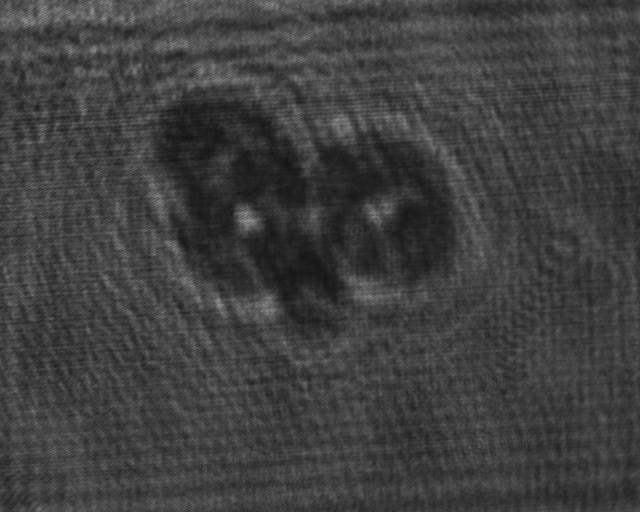
#> input picture 2025-06-24_18_15_47_158.bmp, 1280 x 1024 px, found by its file name (shown at 1/2 size)
$ python expAutoFocuswithFilteringSample_ab.py
#> lines starting #> are read from the running program, lines starting #| are printed output that depends on the picture
### compensatePhase.py
import numpy as np
from scipy.optimize import minimize
import matplotlib.pyplot as plt

# 定义 autoCompensation 函数
def auto_compensation(Pha):
    global M, N
    M, N = Pha.shape

    global WPHI, X, Y, Z1, Z2, Z3, Z4, Z5, Z6, Z7, Z8, Z9
    global dWPHI_dX, dWPHI_dY
    global dZ1_dX, dZ2_dX, dZ3_dX, dZ4_dX, dZ5_dX, dZ6_dX, dZ7_dX, dZ8_dX, dZ9_dX
    global dZ1_dY, dZ2_dY, dZ3_dY, dZ4_dY, dZ5_dY, dZ6_dY, dZ7_dY, dZ8_dY, dZ9_dY

    # 生成 x, y 网格坐标
    x = np.linspace(-N/2 + 1, N/2, N) / (N / 2)
    y = np.linspace(-M/2 + 1, M/2, M) / (M / 2)
    X, Y = np.meshgrid(x, y)

    # 计算 Z1 到 Z9
    Z1 = 2 * X
    Z2 = 2 * Y
    Z3 = np.sqrt(3) * (-1 + 2 * (X**2 + Y**2))

    Z4 = np.sqrt(6) * 2 * X * Y
    Z5 = np.sqrt(6) * (X**2 - Y**2)

    Z6 = np.sqrt(8) * (-2 * Y + 3 * Y * (X**2 + Y**2))
    Z7 = np.sqrt(8) * (-2 * X + 3 * X * (X**2 + Y**2))
    Z8 = np.sqrt(8) * Y * (3 * X**2 - Y**2)
    Z9 = np.sqrt(8) * X * (-3 * Y**2 + X**2)
    WPHI = Pha

    dWPHI_dX = np.gradient(WPHI, axis=1)
    dWPHI_dY = np.gradient(WPHI, axis=0)
    # 沿 X 方向的导数
    dZ1_dX = np.gradient(Z1, axis=1)
    dZ2_dX = np.gradient(Z2, axis=1)
    dZ3_dX = np.gradient(Z3, axis=1)
    dZ4_dX = np.gradient(Z4, axis=1)
    dZ5_dX = np.gradient(Z5, axis=1)
    dZ6_dX = np.gradient(Z6, axis=1)
    dZ7_dX = np.gradient(Z7, axis=1)
    dZ8_dX = np.gradient(Z8, axis=1)
    dZ9_dX = np.gradient(Z9, axis=1)

    # 沿 Y 方向的导数
    dZ1_dY = np.gradient(Z1, axis=0)
    dZ2_dY = np.gradient(Z2, axis=0)
    dZ3_dY = np.gradient(Z3, axis=0)
    dZ4_dY = np.gradient(Z4, axis=0)
    dZ5_dY = np.gradient(Z5, axis=0)
    dZ6_dY = np.gradient(Z6, axis=0)
    dZ7_dY = np.gradient(Z7, axis=0)
    dZ8_dY = np.gradient(Z8, axis=0)
    dZ9_dY = np.gradient(Z9, axis=0)

    sample_rate = 5
    dWPHI_dX = dWPHI_dX[::sample_rate, ::sample_rate]
    dWPHI_dY = dWPHI_dY[::sample_rate, ::sample_rate]
    dZ1_dX = dZ1_dX[::sample_rate, ::sample_rate]
    dZ2_dX = dZ2_dX[::sample_rate, ::sample_rate]
    dZ3_dX = dZ3_dX[::sample_rate, ::sample_rate]
    dZ4_dX = dZ4_dX[::sample_rate, ::sample_rate]
    dZ5_dX = dZ5_dX[::sample_rate, ::sample_rate]
    dZ6_dX = dZ6_dX[::sample_rate, ::sample_rate]
    dZ7_dX = dZ7_dX[::sample_rate, ::sample_rate]
    dZ8_dX = dZ8_dX[::sample_rate, ::sample_rate]
    dZ9_dX = dZ9_dX[::sample_rate, ::sample_rate]

    dZ1_dY = dZ1_dY[::sample_rate, ::sample_rate]
    dZ2_dY = dZ2_dY[::sample_rate, ::sample_rate]
    dZ3_dY = dZ3_dY[::sample_rate, ::sample_rate]
    dZ4_dY = dZ4_dY[::sample_rate, ::sample_rate]
    dZ5_dY = dZ5_dY[::sample_rate, ::sample_rate]
    dZ6_dY = dZ6_dY[::sample_rate, ::sample_rate]
    dZ7_dY = dZ7_dY[::sample_rate, ::sample_rate]
    dZ8_dY = dZ8_dY[::sample_rate, ::sample_rate]
    dZ9_dY = dZ9_dY[::sample_rate, ::sample_rate]


    # 定义初始参数
    a0 = np.zeros(9)

    # 使用 fminunc 函数进行优化
    result = minimize(VARSampling, a0)
    a = result.x

    # 计算补偿后的相位
    Phi = WPHI + a[0] * Z1 + a[1] * Z2 + a[2] * Z3 + a[3] * Z4 + a[4] * Z5 + a[5] * Z6 + a[6] * Z7 + a[7] * Z8 + a[8] * Z9
    PhiR = np.mod(Phi + np.pi, 2 * np.pi) - np.pi  # wrapToPi equivalent
    return PhiR

# 定义 VARSampling 函数
def VARSampling(a):
    global dWPHI_dX, dWPHI_dY
    global dZ1_dX, dZ2_dX, dZ3_dX, dZ4_dX, dZ5_dX, dZ6_dX, dZ7_dX, dZ8_dX, dZ9_dX
    global dZ1_dY, dZ2_dY, dZ3_dY, dZ4_dY, dZ5_dY, dZ6_dY, dZ7_dY, dZ8_dY, dZ9_dY

    Dx = dWPHI_dX + a[0] * dZ1_dX + a[1] * dZ2_dX + a[2] * dZ3_dX + a[3] * dZ4_dX + a[4] * dZ5_dX + a[5] * dZ6_dX + a[6] * dZ7_dX + a[7] * dZ8_dX + a[8] * dZ9_dX
    Dy = dWPHI_dY + a[0] * dZ1_dY + a[1] * dZ2_dY + a[2] * dZ3_dY + a[3] * dZ4_dY + a[4] * dZ5_dY + a[5] * dZ6_dY + a[6] * dZ7_dY + a[7] * dZ8_dY + a[8] * dZ9_dY

    Dx = np.mod(Dx + np.pi, 2 * np.pi) - np.pi  # wrapToPi equivalent
    Dy = np.mod(Dy + np.pi, 2 * np.pi) - np.pi  # wrapToPi equivalent

    var = np.sum(np.sqrt(Dx**2 + Dy**2))

    return var

### simAutoFocusWithHighPassFiltering4.py
"""
High Pass Filtering for the uniform criteria of autofocus
Written by Dong, Zhao
Oct 21, 2024 A.D.
-------------------------------------
Information Optics Lab
Hebei University of Engineering, Handan, Hebei Province 056038, P. R. China
handandong@163.com
"""

import numpy as np
import cv2
import matplotlib.pyplot as plt
import time
from scipy.optimize import minimize, minimize_scalar, dual_annealing
from subRoutine4Holo import least_squares

# 1. 读取图片并灰度化，赋予振幅（0-1）和相位（0-4pi）,同时图片边缘部分补齐0
# [51 lines left out: functions get_complex_amplitude, angular_spectrum_diffraction, anglular_spectrumm_diffraction_filter, not called in this run]

# 3. 角谱滤波，输出滤波后的Fourier谱，然后根据z值输出相应的滤波后的光场
def spectra_filtered(input_field,pixel_size,wavelength):
    """
    :param input_field:
    :param pixel_size:
    :param sigma: 滤波系数
    :param c: 压缩系数
    :return:
    """
    M, N = input_field.shape

    fx = np.fft.fftshift(np.fft.fftfreq(N, d=pixel_size))
    fy = np.fft.fftshift(np.fft.fftfreq(M, d=pixel_size))
    FX, FY = np.meshgrid(fx, fy)
    sigma = 0.000007
    Mask = 1 - np.exp(-(wavelength**2)*(FX ** 2 + FY ** 2) / 2 / (sigma))
    # Mask = 1
    U1 = np.fft.fftshift(np.fft.fft2(input_field))
    U2 = U1 * Mask
    return U2, FX, FY

# 4. 聚焦判据
def MD(Uc, region=None):
    if region:
        x_min, y_min, x_max,  y_max = region
        Uc = Uc[y_min:y_max, x_min:x_max]
    # 计算复数模的平方并求和
    Md = np.sum(np.abs(Uc))
    return Md


# 5.反向 Fresnel 衍射的函数，计算在某个 z 值下的滤波后的聚焦判据值
def Md_reverse_fresnel_diffraction(z, input_spectra,FX, FY, wavelength, region=None):
    # 计算衍射场 U(z)
    H = np.exp(1j * 2* np.pi * z * np.sqrt(1 - (wavelength ** 2) * (FX ** 2 + FY ** 2))/wavelength)
    diffraction_field = np.fft.ifft2(np.fft.ifftshift(input_spectra * H))
    # 使用聚焦判据函数 MD 来计算聚焦质量
    Md_value = MD(diffraction_field, region)
    return Md_value


# 6. 拟牛顿法优化 z
# [19 lines left out: functions optimize_focus, find_optimal_z, not called in this run]


# 7. z 值扫描
def scan_focus(input_spectra,FX, FY,wavelength, z_min, z_max, z_step,region=None):
    z_values = np.arange(z_min, z_max + z_step, z_step)  # z 的取值范围
    Md_values = []
    for z in z_values:
        Md_value = Md_reverse_fresnel_diffraction(z, input_spectra,FX, FY, wavelength, region)
        Md_values.append(Md_value)
    return z_values, Md_values


#8 压缩图像
# [50 lines left out: function compress_complex_amplitude, not called in this run]

# 主程序
# [121 lines that do not run on import are left out]

### expAutoFocuswithFilteringSample_ab.py
"""
The codes for the sample used in the paper
Jan 17 2025 A.D.
Dong, Zhao
Hebei University of Engineering
"""
import cv2
import numpy as np
import matplotlib

# from expAutoFocuswithFilteringPanelPhase import region_compressed

matplotlib.use('TkAgg')
import matplotlib.pyplot as plt
import subRoutine4Holo as srh
import simAutoFocusWithHighPassFiltering4 as aff
import time
import compensatePhase


image_path = 'F:/studying/Data/250624/2025-06-24_18_15_47_158.bmp' # Phase


IU = cv2.imread(image_path, cv2.IMREAD_GRAYSCALE)
#> IU is the input picture: shape (1024, 1280); min 15, max 187, mean 63.4
IU = cv2.flip(IU,1)
IU = IU.astype(np.float64)  # 转换为浮点型
plt.figure()
plt.imshow(IU, cmap='gray')
plt.title('IU')
plt.axis('off')
plt.show(block=True)


start_X = 130
# [4 lines of commented-out code are left out]
IU = IU[:, start_X:start_X+1024]
#> IU: shape (1024, 1024) float64

plt.figure()
plt.imshow(IU, cmap='gray')
plt.title('IU')
plt.axis('off')
plt.show(block=True)

# recover_Img = srh.auto_recover_holo(IU)
#手动选取滤波区域
FI = np.fft.fftshift(np.fft.fft2(IU))
plt.figure()
plt.imshow(np.log(1 + np.abs(FI)), cmap='gray')
plt.title('Fourier Transform')
plt.axis('off')
plt.show()

W, H = np.shape(FI)
#> W = 1024; H = 1024
# Create a blank matrix to store the filtered Fourier image
FISlt = np.zeros((W, H), dtype=complex)

# Frequency coordinates and window size (adjust based on your needs)
# Frequency coordinates and window size (adjust based on your needs)
fxc, fyc = 108, 314
dfx = abs(fxc - 168)
dfy = dfx
# fxc, fyc = 155, 230
# dfx = abs(fxc - 220)
# dfy = abs(fyc - 305)
Wm = W // 2 + 1
#> Wm = 513
Hm = H // 2 + 1
#> Hm = 513


# Apply a filter in the frequency domain (select the region around the center)
FISlt[Hm-dfy:Hm+dfy, Wm-dfx:Wm+dfx] = FI[fyc-dfy:fyc+dfy, fxc-dfx:fxc+dfx]

# Optional: Visualize the filtered Fourier image
plt.figure()
plt.imshow(np.log(1 + np.abs(FISlt)), cmap='gray')
plt.colorbar()
plt.title("Filtered Fourier Transform")
plt.show()

recover_Img = np.fft.ifft2(np.fft.ifftshift(FISlt))
region_xs=1
region_ys=3
region_xe=1
region_ye=3

plt.figure()
plt.imshow(np.abs(recover_Img), cmap='gray')
plt.title('IU')
plt.axis('off')
plt.show(block=True)

angleUc = compensatePhase.auto_compensation(np.angle(recover_Img))
#> in auto_compensation, `dWPHI_dX = np.gradient(WPHI, axis=1)`:
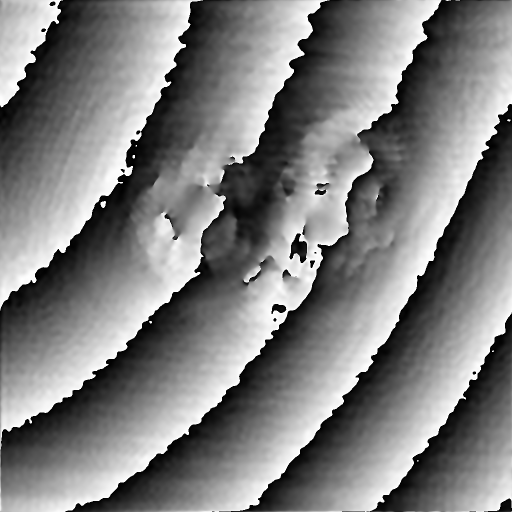
#> WPHI: shape (1024, 1024) float64 (shown at 1/2 size); min -3.14, max 3.14, mean -0.017; drawn with min black and max white
#> in auto_compensation, `dZ1_dX = np.gradient(Z1, axis=1)`:
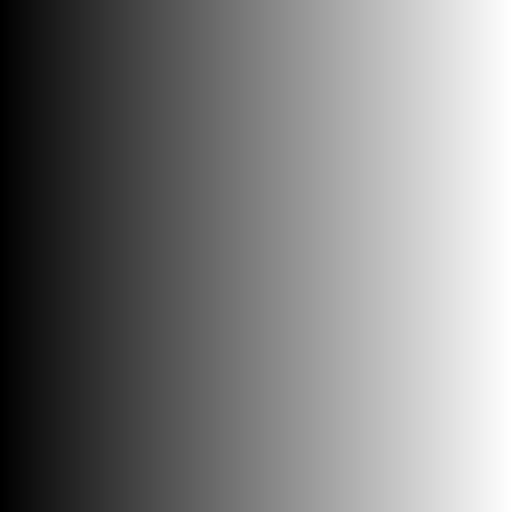
#> Z1: shape (1024, 1024) float64 (shown at 1/2 size); min -2, max 2, mean 0.00195; drawn with min black and max white
#> in auto_compensation, `dZ2_dX = np.gradient(Z2, axis=1)`:
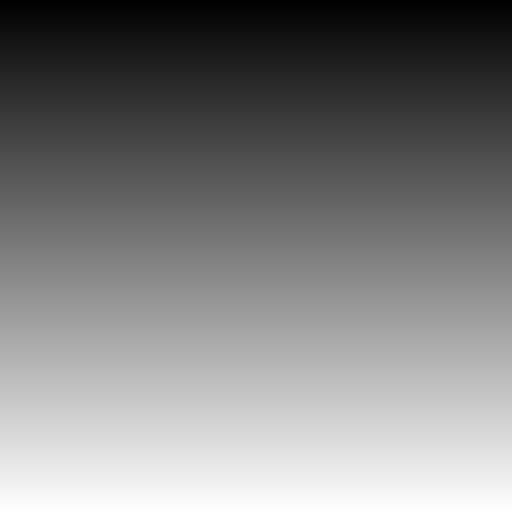
#> Z2: shape (1024, 1024) float64 (shown at 1/2 size); min -2, max 2, mean 0.00195; drawn with min black and max white
#> in auto_compensation, `dZ3_dX = np.gradient(Z3, axis=1)`:
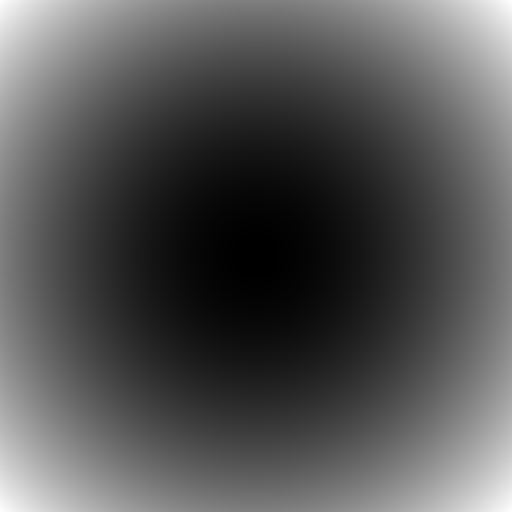
#> Z3: shape (1024, 1024) float64 (shown at 1/2 size); min -1.73, max 5.2, mean 0.577; drawn with min black and max white
#> in auto_compensation, `dZ5_dX = np.gradient(Z5, axis=1)`:
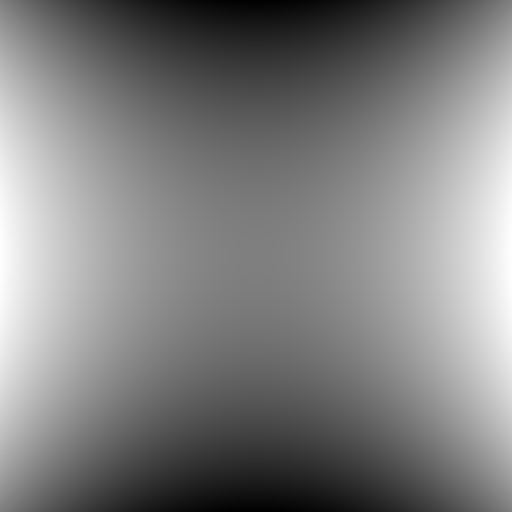
#> Z5: shape (1024, 1024) float64 (shown at 1/2 size); min -2.45, max 2.45, mean 5.2e-18; drawn with min black and max white
#> in auto_compensation, `dZ8_dX = np.gradient(Z8, axis=1)`:
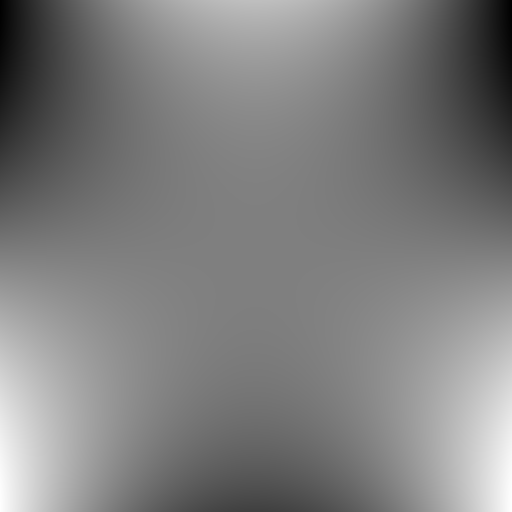
#> Z8: shape (1024, 1024) float64 (shown at 1/2 size); min -5.66, max 5.66, mean 5.27e-09; drawn with min black and max white
#> in auto_compensation, `dZ9_dX = np.gradient(Z9, axis=1)`:
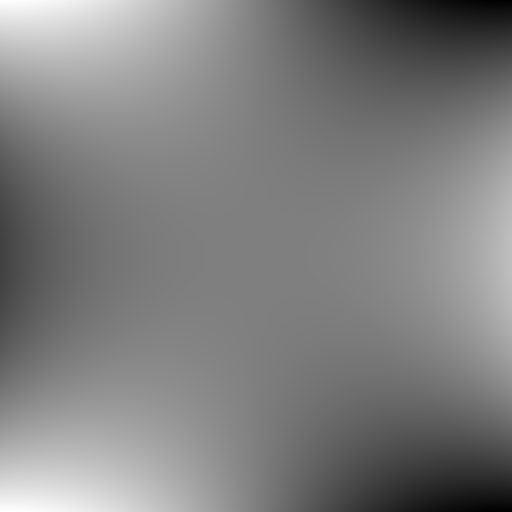
#> Z9: shape (1024, 1024) float64 (shown at 1/2 size); min -5.66, max 5.66, mean -5.27e-09; drawn with min black and max white
Uc = abs(recover_Img)*np.exp(1j * angleUc)

# #### 下一步进行自聚焦处理, 扫描型
wavelength = 532e-9 # 532nm
pixel_size = 4.8e-6  # 假设像素大小为4.8微米

compression_rates = [1.0, 0.5,1/3,1/4, 0.2,0.125, 0.1,1/16]
z_min = -400e-3  # 最小 z 值 200mm
z_max = -200e-3  # 最大 z 值 400mm
z_step = 1e-3  # 每次步长 1mm

# 存储所有结果
all_z_values = []  # 用于存储所有的 z 值
all_Md_values = []  # 用于存储所有的 Md 值
all_Md_normalized = []  # 用于存储归一化后的 Md 值
all_min_Md_normalized = []  # 用于存储每个压缩率下Brent的最小Md归一化结果
all_optimal_z = []  # 用于存储每个压缩率下Brent的最优z值

for rate in compression_rates:
    print(f"开始处理压缩率：{rate}")

    # 压缩数据
    start_time = time.time()
    if rate==1:
        Uc_compressed = Uc
        pixel_size_compressed = pixel_size
        start_time = time.time()
    else:
        Uc_compressed, pixel_size_compressed,region = aff.compress_complex_amplitude(Uc, rate, pixel_size)

    # 频率域滤波
    input_spectra, FX, FY = aff.spectra_filtered(Uc_compressed, pixel_size_compressed, wavelength)

    # 使用 scan_focus 计算 Md-z 数据
#> (the run stopped early here; a loop or call above may not have finished)
